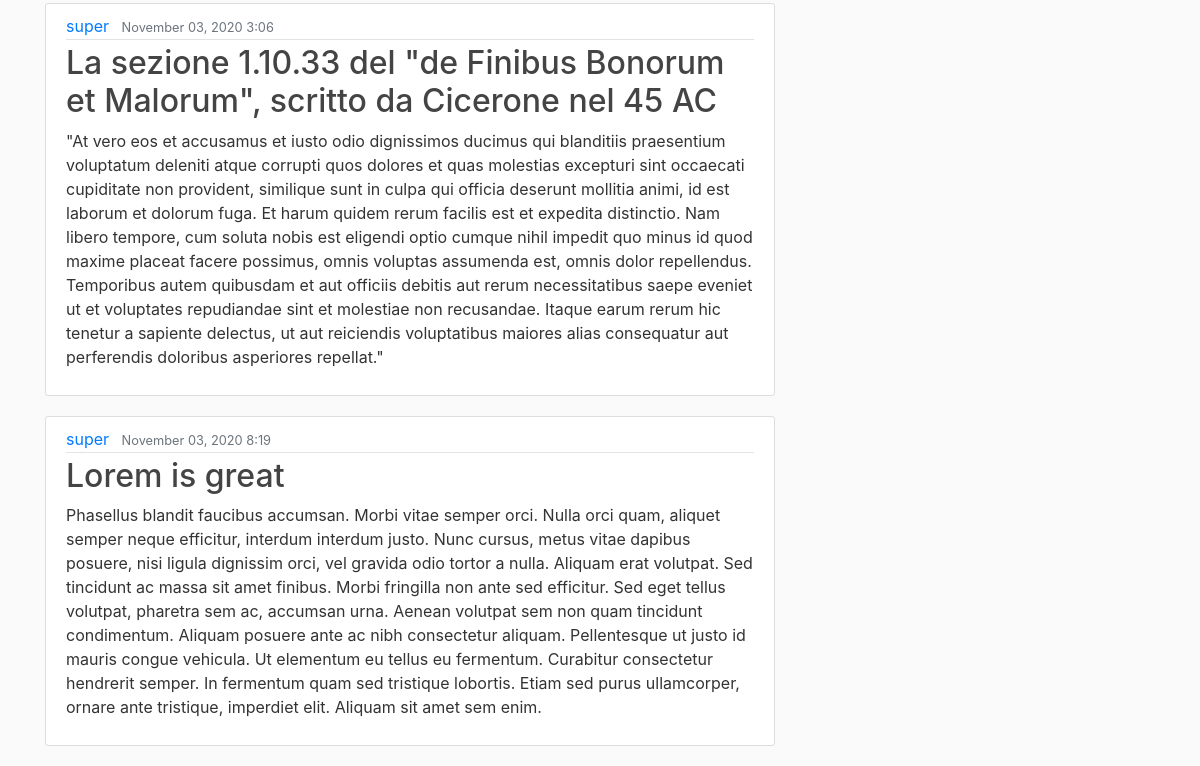
/blog/ (signed in, lower part), run on an earlier commit of the app's database.
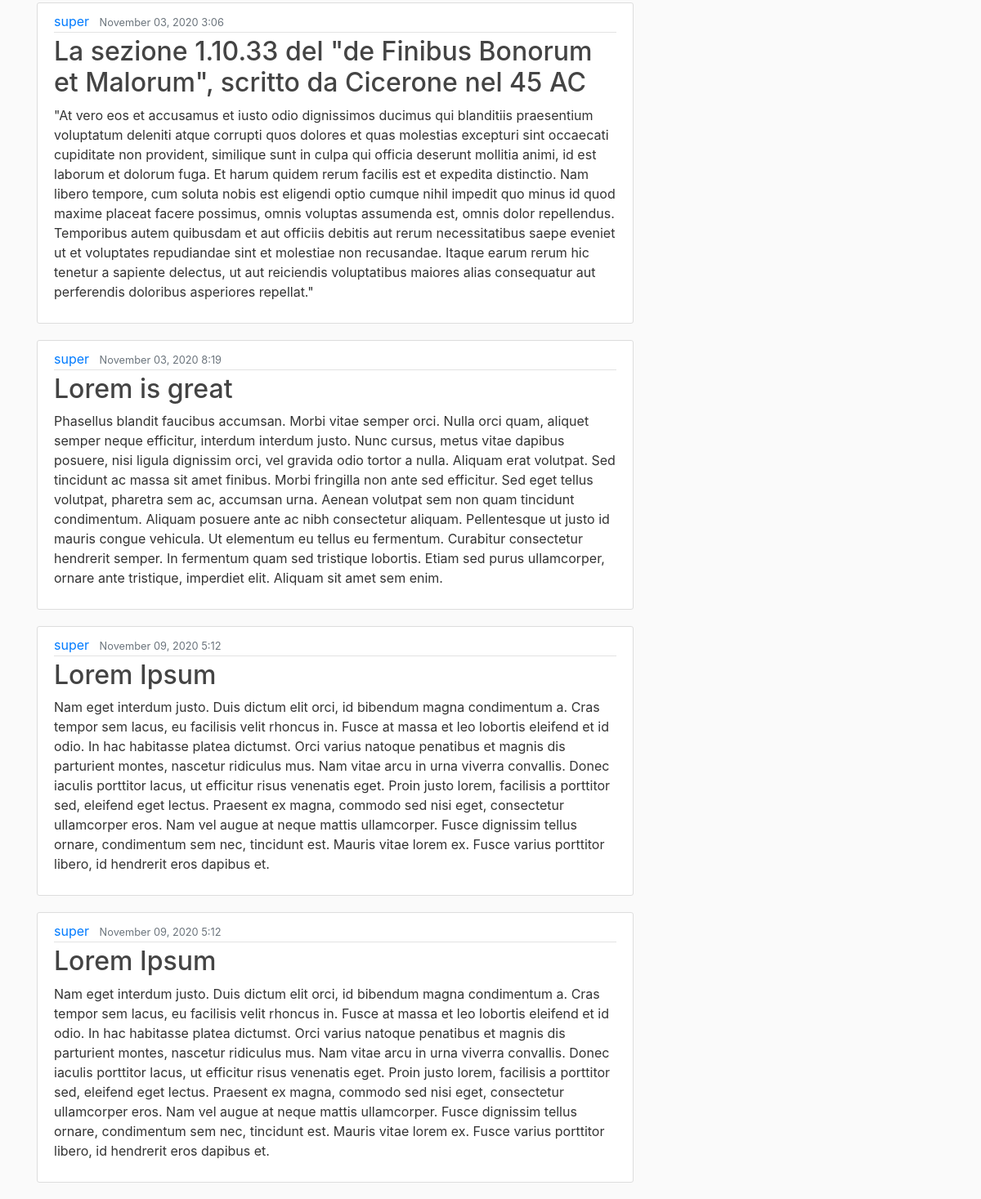
And on a later commit of the database.
### blog/models.py (models this page shows, shortened)
class Post(models.Model):
    title = models.CharField(max_length=100)
    content = models.TextField()
    post_date = models.DateTimeField(default=timezone.now)
    author = models.ForeignKey(User, on_delete=models.CASCADE) # if a user is deleted also the post is deleted
    hash = models.CharField(max_length=32, default= None, null = True)
    txId = models.CharField(max_length=66, default=None, null = True)

### blog/views.py (the view)
# urls.py: 2. Add a URL to urlpatterns:  path('', views.home, name='home')
@login_required
def home(request):
    error = False
    user_email = request.user.email
    client = redis.StrictRedis(host=SERVER_IP,
                                port=SERVER_PORT,
                                password=PASSWORD,
                                db=DB,
                                charset="utf-8",
                                decode_responses=True)
    last_ip = client.get(user_email)
    current_ip = request.META['REMOTE_ADDR']
    if current_ip != last_ip :
        client.set(user_email, current_ip)
        if current_ip != None:
            error = True
    context = {
        'posts': Post.objects.all(),
        'error': error
    }
    return render(request, 'blog/home.html', context)

### blog/templates/blog/home.html
{% extends 'blog/base.html' %}
{% block content%}
    {% for post in posts%}
    <article class="media content-section">
        <div class="media-body">
          <div class="article-metadata">
            <a class="mr-2" href="#">{{ post.author }}</a>
            <small class="text-muted">{{ post.post_date |date:"F d, Y f" }}</small>
          </div>
          <h2><a class="article-title" href="#">{{ post.title }}</a></h2>
          <p class="article-content">{{ post.content }}</p>
        </div>
      </article>
    {% endfor %}
{% endblock %}

### blog/templates/blog/base.html (shortened to what this page needs)
{% load static %}
<!DOCTYPE html>
<html lang="en">
    <head>
        <link rel="stylesheet" href="https://maxcdn.bootstrapcdn.com/bootstrap/4.0.0/css/bootstrap.min.css">
        <link rel="stylesheet" type="text/css" href="{% static 'blog/main.css'%}">
    </head>
    <body>
        <main role="main" class="container">
            <div class="row">
                <div class="col-md-8">
                     {% block content %} {% endblock %}
                </div>
        </main>
    </body>
</html>

### blog/static/blog/main.css (style rules this page uses)
body { background: #fafafa; color: #333333; margin-top: 5rem; }
h1, h2, h3, h4, h5, h6 { color: #444444; }
.content-section { background: #ffffff; padding: 10px 20px; border: 1px solid #dddddd; border-radius: 3px; margin-bottom: 20px; }
.article-title { color: #444444; }
.article-content { white-space: pre-line; }
.article-metadata { padding-bottom: 1px; margin-bottom: 4px; border-bottom: 1px solid #e3e3e3 }

What changed in the data, as far as the page shows it:
added Post: author "super", post_date "November 09, 2020 5:12", title "Lorem Ipsum", content "Nam eget interdum justo. Duis dictum elit orci, id bibendum magna condimentum a. Cras tempor sem lacus, eu facilisis velit rhoncus in. Fusce at massa et leo lobortis eleifend et id odio. In hac habitasse platea dictumst. Orci varius natoque penatibus et magnis dis parturient montes, nascetur ridiculus mus. Nam vitae arcu in urna viverra convallis. Donec iaculis porttitor lacus, ut efficitur risus venenatis eget. Proin justo lorem, facilisis a porttitor sed, eleifend eget lectus. Praesent ex magna, commodo sed nisi eget, consectetur ullamcorper eros. Nam vel augue at neque mattis ullamcorper. Fusce dignissim tellus ornare, condimentum sem nec, tincidunt est. Mauris vitae lorem ex. Fusce…"
added Post: author "super", post_date "November 09, 2020 5:12", title "Lorem Ipsum", content "Nam eget interdum justo. Duis dictum elit orci, id bibendum magna condimentum a. Cras tempor sem lacus, eu facilisis velit rhoncus in. Fusce at massa et leo lobortis eleifend et id odio. In hac habitasse platea dictumst. Orci varius natoque penatibus et magnis dis parturient montes, nascetur ridiculus mus. Nam vitae arcu in urna viverra convallis. Donec iaculis porttitor lacus, ut efficitur risus venenatis eget. Proin justo lorem, facilisis a porttitor sed, eleifend eget lectus. Praesent ex magna, commodo sed nisi eget, consectetur ullamcorper eros. Nam vel augue at neque mattis ullamcorper. Fusce dignissim tellus ornare, condimentum sem nec, tincidunt est. Mauris vitae lorem ex. Fusce…"
